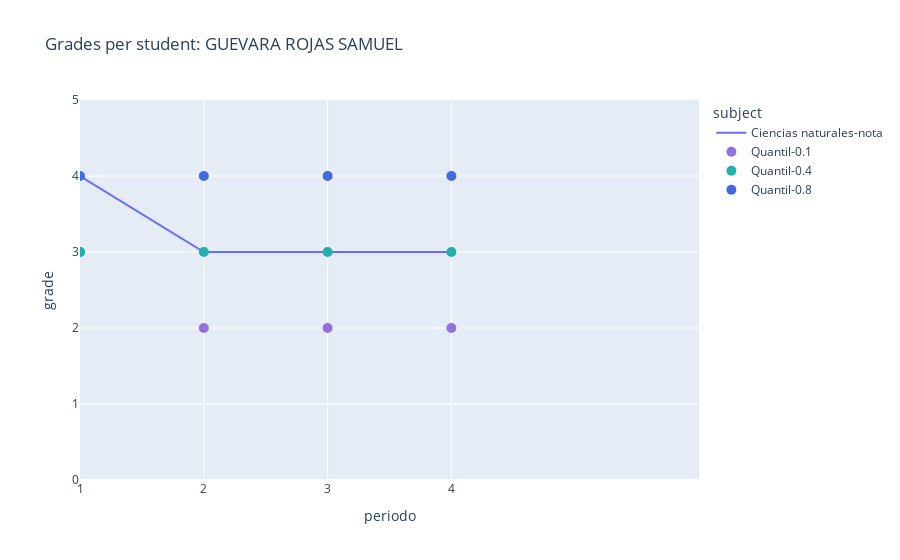

Here is the notebook cell this chart was saved with:
### Code cell
fecha = '2021-12-01'
nombre = 'GUEVARA ROJAS SAMUEL'
materia = 'Ciencias naturales-nota'
graphSubjectActual(df_melt,nombre,materia)

### Figure 1 — Plotly figure (JSON) as saved in the notebook; plotly's stock layout.template omitted (floating-point values rounded to 4 significant figures)
{"data": [{"hovertemplate": "subject=Ciencias naturales-nota<br>periodo=%{x}<br>grade=%{y}<extra></extra>", "legendgroup": "Ciencias naturales-nota", "line": {"color": "#636efa", "dash": "solid"}, "marker": {"symbol": "circle"}, "mode": "lines", "name": "Ciencias naturales-nota", "orientation": "v", "showlegend": true, "type": "scatter", "x": ["1", "2", "3", "4"], "xaxis": "x", "y": [4, 3, 3, 3], "yaxis": "y"}, {"marker": {"color": "MediumPurple", "size": 10}, "mode": "markers", "name": "Quantil-0.1", "type": "scatter", "x": [1, 2, 3, 4], "y": [3, 2, 2, 2]}, {"marker": {"color": "LightSeaGreen", "size": 10}, "mode": "markers", "name": "Quantil-0.4", "type": "scatter", "x": [1, 2, 3, 4], "y": [3, 3, 3, 3]}, {"marker": {"color": "RoyalBlue", "size": 10}, "mode": "markers", "name": "Quantil-0.8", "type": "scatter", "x": [1, 2, 3, 4], "y": [4, 4, 4, 4]}], "layout": {"legend": {"title": {"text": "subject"}, "tracegroupgap": 0}, "title": {"text": "Grades per student: GUEVARA ROJAS SAMUEL"}, "xaxis": {"anchor": "y", "domain": [0, 1], "range": [0, 5], "title": {"text": "periodo"}}, "yaxis": {"anchor": "x", "domain": [0, 1], "range": [0, 5], "title": {"text": "grade"}}}}
